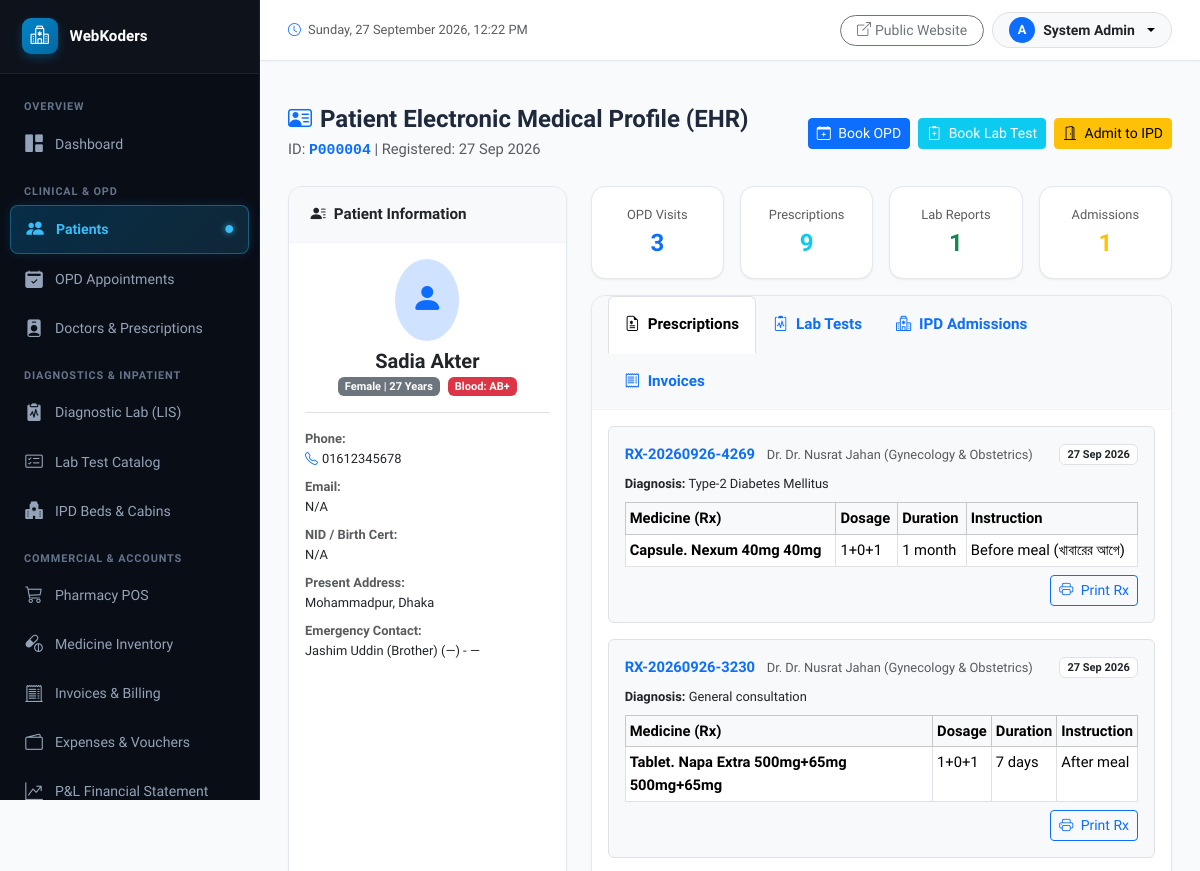
The app's page /patients/4/ (signed in, upper part), older data.
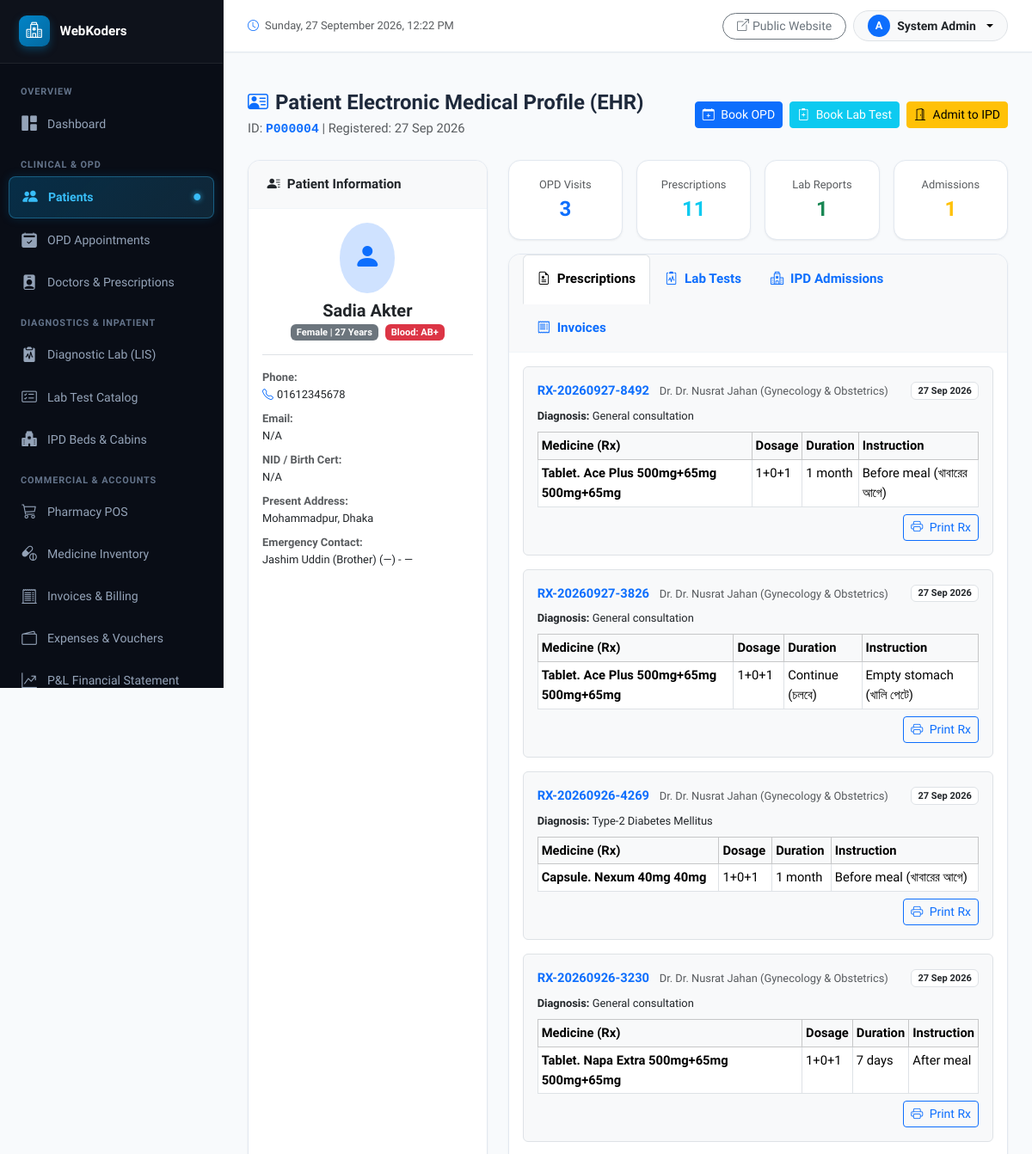
The same page, newer data.
### doctors/models.py (models this page shows, shortened)
class Prescription(models.Model):
    prescription_no = models.CharField(max_length=30, unique=True, editable=False)
    patient = models.ForeignKey('patients.Patient', on_delete=models.CASCADE, related_name='prescriptions')
    doctor = models.ForeignKey(Doctor, on_delete=models.CASCADE, related_name='prescriptions')
    chief_complaints = models.TextField(blank=True, null=True, help_text="Chief complaints / Symptoms")
    history_and_findings = models.TextField(blank=True, null=True, help_text="On Examination (O/E), BP, Pulse, Weight, etc.")
    diagnosis = models.TextField(blank=True, null=True, help_text="Provisional / Final Diagnosis")
    tests_advised = models.TextField(blank=True, null=True, help_text="Investigation / Lab Tests Advised")
    advice = models.TextField(blank=True, null=True, help_text="General Advice / Diet / Lifestyle")
    follow_up_date = models.DateField(blank=True, null=True)
    created_at = models.DateTimeField(auto_now_add=True)

class Doctor(models.Model):
    user = models.OneToOneField(settings.AUTH_USER_MODEL, on_delete=models.SET_NULL, null=True, blank=True, related_name='doctor_profile')
    name = models.CharField(max_length=150)
    specialization = models.ForeignKey(Specialization, on_delete=models.SET_NULL, null=True, related_name='doctors')
    designation = models.CharField(max_length=150, help_text="e.g. Professor & Head of Dept / Senior Consultant")
    degrees = models.CharField(max_length=255, help_text="e.g. MBBS, FCPS (Medicine), MD")
    bmdc_reg_no = models.CharField(max_length=50, blank=True, null=True, verbose_name="BMDC Reg No")
    phone = models.CharField(max_length=20)
    email = models.EmailField(blank=True, null=True)
    consultation_fee = models.DecimalField(max_digits=10, decimal_places=2, default=500.00)
    follow_up_fee = models.DecimalField(max_digits=10, decimal_places=2, default=300.00)
    commission_rate_percentage = models.DecimalField(max_digits=5, decimal_places=2, default=10.00, help_text="Diagnostic referral commission %")
    room_number = models.CharField(max_length=50, default="Room-101")
    available_days = models.CharField(max_length=150, default="Sat, Sun, Mon, Tue, Wed, Thu")
    visiting_hours = models.CharField(max_length=100, default="5:00 PM - 9:00 PM")
    photo = models.ImageField(upload_to='doctors/', blank=True, null=True)
    is_active = models.BooleanField(default=True)

class Specialization(models.Model):
    name = models.CharField(max_length=100, unique=True)
    description = models.TextField(blank=True, null=True)

class PrescriptionMedicine(models.Model):
    prescription = models.ForeignKey(Prescription, on_delete=models.CASCADE, related_name='medicines')
    medicine_name = models.CharField(max_length=200, help_text="e.g. Tab. Napa Extra 500mg")
    dosage = models.CharField(max_length=100, help_text="e.g. 1+0+1, 1+1+1, 0+0+1")
    duration = models.CharField(max_length=100, help_text="e.g. 5 days, 1 month, Continue")
    instruction = models.CharField(max_length=150, blank=True, null=True, help_text="e.g. After meal / Before meal")

### patients/views.py (the view)
# urls.py: path('<int:pk>/', views.patient_detail, name='patient_detail'),
@login_required
def patient_detail(request, pk):
    patient = get_object_or_404(Patient, pk=pk)
    appointments = patient.appointments.select_related('doctor', 'doctor__specialization').order_by('-appointment_date')
    prescriptions = patient.prescriptions.select_related('doctor', 'doctor__specialization').prefetch_related('medicines').order_by('-created_at')
    lab_orders = patient.lab_orders.select_related('referred_by_doctor').prefetch_related('items__test').order_by('-created_at')
    admissions = patient.admissions.select_related('bed', 'bed__ward_type', 'admitted_under_doctor').order_by('-admission_date')
    invoices = patient.invoices.prefetch_related('items').order_by('-created_at')
    context = {
        'patient': patient,
        'appointments': appointments,
        'prescriptions': prescriptions,
        'lab_orders': lab_orders,
        'admissions': admissions,
        'invoices': invoices,
    }
    return render(request, 'patients/patient_detail.html', context)

### accounts/models.py (called while the page is built)
    def is_admin(self):
        return self.role == self.Role.ADMIN or self.is_superuser

### billing/context_processors.py (called while the page is built)
def hospital_settings(request):
    try:
        setting = HospitalSetting.get_settings()
    except Exception:
        setting = None
    return {'hospital_setting': setting}

### billing/models.py (called while the page is built)
    @classmethod
    def get_settings(cls):
        obj, _ = cls.objects.get_or_create(id=1)
        return obj

### templates/patients/patient_detail.html (shortened to what the changed rows need)
{% extends 'base.html' %}
{% load humanize %}
{% block content %}
<div class="row g-4 mb-4">
    <div class="col-lg-8">
        <div class="row g-3 mb-3">
            <div class="col-sm-3">
                <div class="stat-card p-3 text-center">
                    <span class="text-muted small">Prescriptions</span>
                    <h4 class="fw-bold my-1 text-info">{{ prescriptions.count }}</h4>
                </div>
            </div>
        </div>
        <div class="card card-custom">
            <div class="card-body">
                <div class="tab-content" id="patientTabContent">
                    <div class="tab-pane fade show active" id="tab-prescriptions">
                        {% for rx in prescriptions %}
                        <div class="border rounded p-3 mb-3 bg-light">
                            <div class="d-flex justify-content-between align-items-center mb-2">
                                <div>
                                    <strong class="text-primary">{{ rx.prescription_no }}</strong>
                                    <span class="text-muted small ms-2">Dr. {{ rx.doctor.name }} ({{ rx.doctor.specialization.name }})</span>
                                </div>
                                <span class="badge bg-white text-dark border">{{ rx.created_at|date:"d M Y" }}</span>
                            </div>
                            <div class="small mb-2"><strong>Diagnosis:</strong> {{ rx.diagnosis|default:"General consultation" }}</div>
                            <div class="table-responsive">
                                <table class="table table-sm table-bordered bg-white mb-0">
                                    <thead>
                                        <tr class="table-light"><th>Medicine (Rx)</th><th>Dosage</th><th>Duration</th><th>Instruction</th></tr>
                                    </thead>
                                    <tbody>
                                        {% for m in rx.medicines.all %}
                                        <tr>
                                            <td><strong>{{ m.medicine_name }}</strong></td>
                                            <td>{{ m.dosage }}</td>
                                            <td>{{ m.duration }}</td>
                                            <td>{{ m.instruction }}</td>
                                        </tr>
                                        {% empty %}
                                        <tr><td colspan="4" class="text-center text-muted">No medicines added.</td></tr>
                                        {% endfor %}
                                    </tbody>
                                </table>
                            </div>
                            <div class="text-end mt-2">
                                <a href="{% url 'prescription_detail' rx.id %}" target="_blank" class="btn btn-sm btn-outline-primary"><i class="bi bi-printer me-1"></i> Print Rx</a>
                            </div>
                        </div>
                        {% empty %}
                        <p class="text-muted text-center py-4 mb-0">No prescriptions recorded yet.</p>
                        {% endfor %}
                    </div>
                </div>
            </div>
        </div>
    </div>
</div>
{% endblock %}

Row changes from the older to the newer data that the page shows:
added Prescription: prescription_no "RX-20260927-8492", doctor.name "Dr. Nusrat Jahan", doctor.specialization.name "Gynecology & Obstetrics", created_at "27 Sep 2026", diagnosis "General consultation"
added PrescriptionMedicine: medicine_name "Tablet. Ace Plus 500mg+65mg 500mg+65mg", dosage "1+0+1", duration "1 month", instruction "Before meal (খাবারের আগে)", shown under "RX-20260927-8492"
added Prescription: prescription_no "RX-20260927-3826", doctor.name "Dr. Nusrat Jahan", doctor.specialization.name "Gynecology & Obstetrics", created_at "27 Sep 2026", diagnosis "General consultation"
added PrescriptionMedicine: medicine_name "Tablet. Ace Plus 500mg+65mg 500mg+65mg", dosage "1+0+1", duration "Continue (চলবে)", instruction "Empty stomach (খালি পেটে)", shown under "RX-20260927-3826"
Text that changed along with them:
{{ prescriptions.count }}: "9" → "11"
